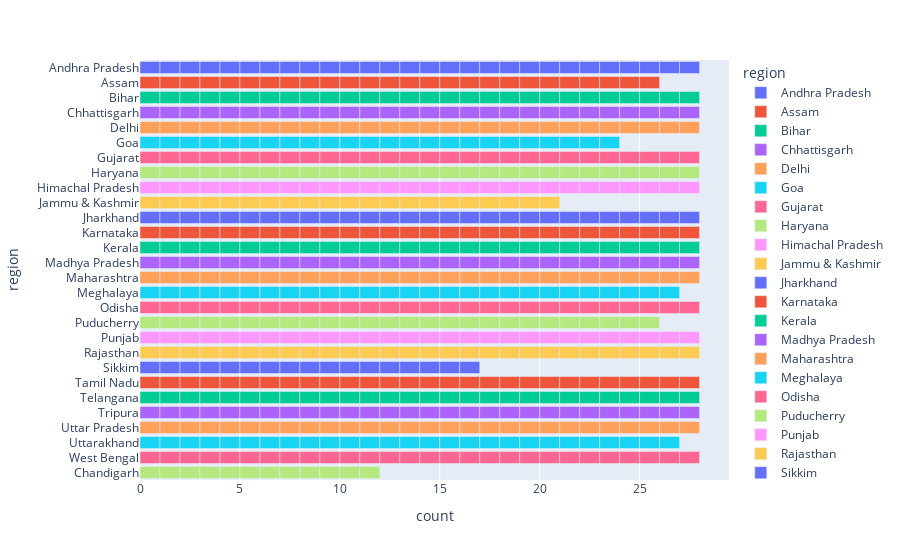

The notebook cell saved with this chart:
### Code cell
fig = px.bar(df,y='region',color='region')

fig.show()

### Figure 1 — Plotly figure (JSON) as saved in the notebook; plotly's stock layout.template omitted (floating-point values rounded to 4 significant figures)
{"data": [{"alignmentgroup": "True", "hovertemplate": "region=%{y}<br>count=%{x}<extra></extra>", "legendgroup": "Andhra Pradesh", "marker": {"color": "#636efa", "pattern": {"shape": ""}}, "name": "Andhra Pradesh", "offsetgroup": "Andhra Pradesh", "orientation": "h", "showlegend": true, "textposition": "auto", "type": "bar", "x": [1, 1, 1, 1, 1, 1, 1, 1, 1, 1, 1, 1, 1, 1, 1, 1, 1, 1, 1, 1, 1, 1, 1, 1, 1, 1, 1, 1], "xaxis": "x", "y": ["Andhra Pradesh", "Andhra Pradesh", "Andhra Pradesh", "Andhra Pradesh", "Andhra Pradesh", "Andhra Pradesh", "Andhra Pradesh", "Andhra Pradesh", "Andhra Pradesh", "Andhra Pradesh", "Andhra Pradesh", "Andhra Pradesh", "Andhra Pradesh", "Andhra Pradesh", "Andhra Pradesh", "Andhra Pradesh", "Andhra Pradesh", "Andhra Pradesh", "Andhra Pradesh", "Andhra Pradesh", "Andhra Pradesh", "Andhra Pradesh", "Andhra Pradesh", "Andhra Pradesh", "Andhra Pradesh", "Andhra Pradesh", "Andhra Pradesh", "Andhra Pradesh"], "yaxis": "y"}, {"alignmentgroup": "True", "hovertemplate": "region=%{y}<br>count=%{x}<extra></extra>", "legendgroup": "Assam", "marker": {"color": "#EF553B", "pattern": {"shape": ""}}, "name": "Assam", "offsetgroup": "Assam", "orientation": "h", "showlegend": true, "textposition": "auto", "type": "bar", "x": [1, 1, 1, 1, 1, 1, 1, 1, 1, 1, 1, 1, 1, 1, 1, 1, 1, 1, 1, 1, 1, 1, 1, 1, 1, 1], "xaxis": "x", "y": ["Assam", "Assam", "Assam", "Assam", "Assam", "Assam", "Assam", "Assam", "Assam", "Assam", "Assam", "Assam", "Assam", "Assam", "Assam", "Assam", "Assam", "Assam", "Assam", "Assam", "Assam", "Assam", "Assam", "Assam", "Assam", "Assam"], "yaxis": "y"}, {"alignmentgroup": "True", "hovertemplate": "region=%{y}<br>count=%{x}<extra></extra>", "legendgroup": "Bihar", "marker": {"color": "#00cc96", "pattern": {"shape": ""}}, "name": "Bihar", "offsetgroup": "Bihar", "orientation": "h", "showlegend": true, "textposition": "auto", "type": "bar", "x": [1, 1, 1, 1, 1, 1, 1, 1, 1, 1, 1, 1, 1, 1, 1, 1, 1, 1, 1, 1, 1, 1, 1, 1, 1, 1, 1, 1], "xaxis": "x", "y": ["Bihar", "Bihar", "Bihar", "Bihar", "Bihar", "Bihar", "Bihar", "Bihar", "Bihar", "Bihar", "Bihar", "Bihar", "Bihar", "Bihar", "Bihar", "Bihar", "Bihar", "Bihar", "Bihar", "Bihar", "Bihar", "Bihar", "Bihar", "Bihar", "Bihar", "Bihar", "Bihar", "Bihar"], "yaxis": "y"}, {"alignmentgroup": "True", "hovertemplate": "region=%{y}<br>count=%{x}<extra></extra>", "legendgroup": "Chhattisgarh", "marker": {"color": "#ab63fa", "pattern": {"shape": ""}}, "name": "Chhattisgarh", "offsetgroup": "Chhattisgarh", "orientation": "h", "showlegend": true, "textposition": "auto", "type": "bar", "x": [1, 1, 1, 1, 1, 1, 1, 1, 1, 1, 1, 1, 1, 1, 1, 1, 1, 1, 1, 1, 1, 1, 1, 1, 1, 1, 1, 1], "xaxis": "x", "y": ["Chhattisgarh", "Chhattisgarh", "Chhattisgarh", "Chhattisgarh", "Chhattisgarh", "Chhattisgarh", "Chhattisgarh", "Chhattisgarh", "Chhattisgarh", "Chhattisgarh", "Chhattisgarh", "Chhattisgarh", "Chhattisgarh", "Chhattisgarh", "Chhattisgarh", "Chhattisgarh", "Chhattisgarh", "Chhattisgarh", "Chhattisgarh", "Chhattisgarh", "Chhattisgarh", "Chhattisgarh", "Chhattisgarh", "Chhattisgarh", "Chhattisgarh", "Chhattisgarh", "Chhattisgarh", "Chhattisgarh"], "yaxis": "y"}, {"alignmentgroup": "True", "hovertemplate": "region=%{y}<br>count=%{x}<extra></extra>", "legendgroup": "Delhi", "marker": {"color": "#FFA15A", "pattern": {"shape": ""}}, "name": "Delhi", "offsetgroup": "Delhi", "orientation": "h", "showlegend": true, "textposition": "auto", "type": "bar", "x": [1, 1, 1, 1, 1, 1, 1, 1, 1, 1, 1, 1, 1, 1, 1, 1, 1, 1, 1, 1, 1, 1, 1, 1, 1, 1, 1, 1], "xaxis": "x", "y": ["Delhi", "Delhi", "Delhi", "Delhi", "Delhi", "Delhi", "Delhi", "Delhi", "Delhi", "Delhi", "Delhi", "Delhi", "Delhi", "Delhi", "Delhi", "Delhi", "Delhi", "Delhi", "Delhi", "Delhi", "Delhi", "Delhi", "Delhi", "Delhi", "Delhi", "Delhi", "Delhi", "Delhi"], "yaxis": "y"}, {"alignmentgroup": "True", "hovertemplate": "region=%{y}<br>count=%{x}<extra></extra>", "legendgroup": "Goa", "marker": {"color": "#19d3f3", "pattern": {"shape": ""}}, "name": "Goa", "offsetgroup": "Goa", "orientation": "h", "showlegend": true, "textposition": "auto", "type": "bar", "x": [1, 1, 1, 1, 1, 1, 1, 1, 1, 1, 1, 1, 1, 1, 1, 1, 1, 1, 1, 1, 1, 1, 1, 1], "xaxis": "x", "y": ["Goa", "Goa", "Goa", "Goa", "Goa", "Goa", "Goa", "Goa", "Goa", "Goa", "Goa", "Goa", "Goa", "Goa", "Goa", "Goa", "Goa", "Goa", "Goa", "Goa", "Goa", "Goa", "Goa", "Goa"], "yaxis": "y"}, {"alignmentgroup": "True", "hovertemplate": "region=%{y}<br>count=%{x}<extra></extra>", "legendgroup": "Gujarat", "marker": {"color": "#FF6692", "pattern": {"shape": ""}}, "name": "Gujarat", "offsetgroup": "Gujarat", "orientation": "h", "showlegend": true, "textposition": "auto", "type": "bar", "x": [1, 1, 1, 1, 1, 1, 1, 1, 1, 1, 1, 1, 1, 1, 1, 1, 1, 1, 1, 1, 1, 1, 1, 1, 1, 1, 1, 1], "xaxis": "x", "y": ["Gujarat", "Gujarat", "Gujarat", "Gujarat", "Gujarat", "Gujarat", "Gujarat", "Gujarat", "Gujarat", "Gujarat", "Gujarat", "Gujarat", "Gujarat", "Gujarat", "Gujarat", "Gujarat", "Gujarat", "Gujarat", "Gujarat", "Gujarat", "Gujarat", "Gujarat", "Gujarat", "Gujarat", "Gujarat", "Gujarat", "Gujarat", "Gujarat"], "yaxis": "y"}, {"alignmentgroup": "True", "hovertemplate": "region=%{y}<br>count=%{x}<extra></extra>", "legendgroup": "Haryana", "marker": {"color": "#B6E880", "pattern": {"shape": ""}}, "name": "Haryana", "offsetgroup": "Haryana", "orientation": "h", "showlegend": true, "textposition": "auto", "type": "bar", "x": [1, 1, 1, 1, 1, 1, 1, 1, 1, 1, 1, 1, 1, 1, 1, 1, 1, 1, 1, 1, 1, 1, 1, 1, 1, 1, 1, 1], "xaxis": "x", "y": ["Haryana", "Haryana", "Haryana", "Haryana", "Haryana", "Haryana", "Haryana", "Haryana", "Haryana", "Haryana", "Haryana", "Haryana", "Haryana", "Haryana", "Haryana", "Haryana", "Haryana", "Haryana", "Haryana", "Haryana", "Haryana", "Haryana", "Haryana", "Haryana", "Haryana", "Haryana", "Haryana", "Haryana"], "yaxis": "y"}, {"alignmentgroup": "True", "hovertemplate": "region=%{y}<br>count=%{x}<extra></extra>", "legendgroup": "Himachal Pradesh", "marker": {"color": "#FF97FF", "pattern": {"shape": ""}}, "name": "Himachal Pradesh", "offsetgroup": "Himachal Pradesh", "orientation": "h", "showlegend": true, "textposition": "auto", "type": "bar", "x": [1, 1, 1, 1, 1, 1, 1, 1, 1, 1, 1, 1, 1, 1, 1, 1, 1, 1, 1, 1, 1, 1, 1, 1, 1, 1, 1, 1], "xaxis": "x", "y": ["Himachal Pradesh", "Himachal Pradesh", "Himachal Pradesh", "Himachal Pradesh", "Himachal Pradesh", "Himachal Pradesh", "Himachal Pradesh", "Himachal Pradesh", "Himachal Pradesh", "Himachal Pradesh", "Himachal Pradesh", "Himachal Pradesh", "Himachal Pradesh", "Himachal Pradesh", "Himachal Pradesh", "Himachal Pradesh", "Himachal Pradesh", "Himachal Pradesh", "Himachal Pradesh", "Himachal Pradesh", "Himachal Pradesh", "Himachal Pradesh", "Himachal Pradesh", "Himachal Pradesh", "Himachal Pradesh", "Himachal Pradesh", "Himachal Pradesh", "Himachal Pradesh"], "yaxis": "y"}, {"alignmentgroup": "True", "hovertemplate": "region=%{y}<br>count=%{x}<extra></extra>", "legendgroup": "Jammu & Kashmir", "marker": {"color": "#FECB52", "pattern": {"shape": ""}}, "name": "Jammu & Kashmir", "offsetgroup": "Jammu & Kashmir", "orientation": "h", "showlegend": true, "textposition": "auto", "type": "bar", "x": [1, 1, 1, 1, 1, 1, 1, 1, 1, 1, 1, 1, 1, 1, 1, 1, 1, 1, 1, 1, 1], "xaxis": "x", "y": ["Jammu & Kashmir", "Jammu & Kashmir", "Jammu & Kashmir", "Jammu & Kashmir", "Jammu & Kashmir", "Jammu & Kashmir", "Jammu & Kashmir", "Jammu & Kashmir", "Jammu & Kashmir", "Jammu & Kashmir", "Jammu & Kashmir", "Jammu & Kashmir", "Jammu & Kashmir", "Jammu & Kashmir", "Jammu & Kashmir", "Jammu & Kashmir", "Jammu & Kashmir", "Jammu & Kashmir", "Jammu & Kashmir", "Jammu & Kashmir", "Jammu & Kashmir"], "yaxis": "y"}, {"alignmentgroup": "True", "hovertemplate": "region=%{y}<br>count=%{x}<extra></extra>", "legendgroup": "Jharkhand", "marker": {"color": "#636efa", "pattern": {"shape": ""}}, "name": "Jharkhand", "offsetgroup": "Jharkhand", "orientation": "h", "showlegend": true, "textposition": "auto", "type": "bar", "x": [1, 1, 1, 1, 1, 1, 1, 1, 1, 1, 1, 1, 1, 1, 1, 1, 1, 1, 1, 1, 1, 1, 1, 1, 1, 1, 1, 1], "xaxis": "x", "y": ["Jharkhand", "Jharkhand", "Jharkhand", "Jharkhand", "Jharkhand", "Jharkhand", "Jharkhand", "Jharkhand", "Jharkhand", "Jharkhand", "Jharkhand", "Jharkhand", "Jharkhand", "Jharkhand", "Jharkhand", "Jharkhand", "Jharkhand", "Jharkhand", "Jharkhand", "Jharkhand", "Jharkhand", "Jharkhand", "Jharkhand", "Jharkhand", "Jharkhand", "Jharkhand", "Jharkhand", "Jharkhand"], "yaxis": "y"}, {"alignmentgroup": "True", "hovertemplate": "region=%{y}<br>count=%{x}<extra></extra>", "legendgroup": "Karnataka", "marker": {"color": "#EF553B", "pattern": {"shape": ""}}, "name": "Karnataka", "offsetgroup": "Karnataka", "orientation": "h", "showlegend": true, "textposition": "auto", "type": "bar", "x": [1, 1, 1, 1, 1, 1, 1, 1, 1, 1, 1, 1, 1, 1, 1, 1, 1, 1, 1, 1, 1, 1, 1, 1, 1, 1, 1, 1], "xaxis": "x", "y": ["Karnataka", "Karnataka", "Karnataka", "Karnataka", "Karnataka", "Karnataka", "Karnataka", "Karnataka", "Karnataka", "Karnataka", "Karnataka", "Karnataka", "Karnataka", "Karnataka", "Karnataka", "Karnataka", "Karnataka", "Karnataka", "Karnataka", "Karnataka", "Karnataka", "Karnataka", "Karnataka", "Karnataka", "Karnataka", "Karnataka", "Karnataka", "Karnataka"], "yaxis": "y"}, {"alignmentgroup": "True", "hovertemplate": "region=%{y}<br>count=%{x}<extra></extra>", "legendgroup": "Kerala", "marker": {"color": "#00cc96", "pattern": {"shape": ""}}, "name": "Kerala", "offsetgroup": "Kerala", "orientation": "h", "showlegend": true, "textposition": "auto", "type": "bar", "x": [1, 1, 1, 1, 1, 1, 1, 1, 1, 1, 1, 1, 1, 1, 1, 1, 1, 1, 1, 1, 1, 1, 1, 1, 1, 1, 1, 1], "xaxis": "x", "y": ["Kerala", "Kerala", "Kerala", "Kerala", "Kerala", "Kerala", "Kerala", "Kerala", "Kerala", "Kerala", "Kerala", "Kerala", "Kerala", "Kerala", "Kerala", "Kerala", "Kerala", "Kerala", "Kerala", "Kerala", "Kerala", "Kerala", "Kerala", "Kerala", "Kerala", "Kerala", "Kerala", "Kerala"], "yaxis": "y"}, {"alignmentgroup": "True", "hovertemplate": "region=%{y}<br>count=%{x}<extra></extra>", "legendgroup": "Madhya Pradesh", "marker": {"color": "#ab63fa", "pattern": {"shape": ""}}, "name": "Madhya Pradesh", "offsetgroup": "Madhya Pradesh", "orientation": "h", "showlegend": true, "textposition": "auto", "type": "bar", "x": [1, 1, 1, 1, 1, 1, 1, 1, 1, 1, 1, 1, 1, 1, 1, 1, 1, 1, 1, 1, 1, 1, 1, 1, 1, 1, 1, 1], "xaxis": "x", "y": ["Madhya Pradesh", "Madhya Pradesh", "Madhya Pradesh", "Madhya Pradesh", "Madhya Pradesh", "Madhya Pradesh", "Madhya Pradesh", "Madhya Pradesh", "Madhya Pradesh", "Madhya Pradesh", "Madhya Pradesh", "Madhya Pradesh", "Madhya Pradesh", "Madhya Pradesh", "Madhya Pradesh", "Madhya Pradesh", "Madhya Pradesh", "Madhya Pradesh", "Madhya Pradesh", "Madhya Pradesh", "Madhya Pradesh", "Madhya Pradesh", "Madhya Pradesh", "Madhya Pradesh", "Madhya Pradesh", "Madhya Pradesh", "Madhya Pradesh", "Madhya Pradesh"], "yaxis": "y"}, {"alignmentgroup": "True", "hovertemplate": "region=%{y}<br>count=%{x}<extra></extra>", "legendgroup": "Maharashtra", "marker": {"color": "#FFA15A", "pattern": {"shape": ""}}, "name": "Maharashtra", "offsetgroup": "Maharashtra", "orientation": "h", "showlegend": true, "textposition": "auto", "type": "bar", "x": [1, 1, 1, 1, 1, 1, 1, 1, 1, 1, 1, 1, 1, 1, 1, 1, 1, 1, 1, 1, 1, 1, 1, 1, 1, 1, 1, 1], "xaxis": "x", "y": ["Maharashtra", "Maharashtra", "Maharashtra", "Maharashtra", "Maharashtra", "Maharashtra", "Maharashtra", "Maharashtra", "Maharashtra", "Maharashtra", "Maharashtra", "Maharashtra", "Maharashtra", "Maharashtra", "Maharashtra", "Maharashtra", "Maharashtra", "Maharashtra", "Maharashtra", "Maharashtra", "Maharashtra", "Maharashtra", "Maharashtra", "Maharashtra", "Maharashtra", "Maharashtra", "Maharashtra", "Maharashtra"], "yaxis": "y"}, {"alignmentgroup": "True", "hovertemplate": "region=%{y}<br>count=%{x}<extra></extra>", "legendgroup": "Meghalaya", "marker": {"color": "#19d3f3", "pattern": {"shape": ""}}, "name": "Meghalaya", "offsetgroup": "Meghalaya", "orientation": "h", "showlegend": true, "textposition": "auto", "type": "bar", "x": [1, 1, 1, 1, 1, 1, 1, 1, 1, 1, 1, 1, 1, 1, 1, 1, 1, 1, 1, 1, 1, 1, 1, 1, 1, 1, 1], "xaxis": "x", "y": ["Meghalaya", "Meghalaya", "Meghalaya", "Meghalaya", "Meghalaya", "Meghalaya", "Meghalaya", "Meghalaya", "Meghalaya", "Meghalaya", "Meghalaya", "Meghalaya", "Meghalaya", "Meghalaya", "Meghalaya", "Meghalaya", "Meghalaya", "Meghalaya", "Meghalaya", "Meghalaya", "Meghalaya", "Meghalaya", "Meghalaya", "Meghalaya", "Meghalaya", "Meghalaya", "Meghalaya"], "yaxis": "y"}, {"alignmentgroup": "True", "hovertemplate": "region=%{y}<br>count=%{x}<extra></extra>", "legendgroup": "Odisha", "marker": {"color": "#FF6692", "pattern": {"shape": ""}}, "name": "Odisha", "offsetgroup": "Odisha", "orientation": "h", "showlegend": true, "textposition": "auto", "type": "bar", "x": [1, 1, 1, 1, 1, 1, 1, 1, 1, 1, 1, 1, 1, 1, 1, 1, 1, 1, 1, 1, 1, 1, 1, 1, 1, 1, 1, 1], "xaxis": "x", "y": ["Odisha", "Odisha", "Odisha", "Odisha", "Odisha", "Odisha", "Odisha", "Odisha", "Odisha", "Odisha", "Odisha", "Odisha", "Odisha", "Odisha", "Odisha", "Odisha", "Odisha", "Odisha", "Odisha", "Odisha", "Odisha", "Odisha", "Odisha", "Odisha", "Odisha", "Odisha", "Odisha", "Odisha"], "yaxis": "y"}, {"alignmentgroup": "True", "hovertemplate": "region=%{y}<br>count=%{x}<extra></extra>", "legendgroup": "Puducherry", "marker": {"color": "#B6E880", "pattern": {"shape": ""}}, "name": "Puducherry", "offsetgroup": "Puducherry", "orientation": "h", "showlegend": true, "textposition": "auto", "type": "bar", "x": [1, 1, 1, 1, 1, 1, 1, 1, 1, 1, 1, 1, 1, 1, 1, 1, 1, 1, 1, 1, 1, 1, 1, 1, 1, 1], "xaxis": "x", "y": ["Puducherry", "Puducherry", "Puducherry", "Puducherry", "Puducherry", "Puducherry", "Puducherry", "Puducherry", "Puducherry", "Puducherry", "Puducherry", "Puducherry", "Puducherry", "Puducherry", "Puducherry", "Puducherry", "Puducherry", "Puducherry", "Puducherry", "Puducherry", "Puducherry", "Puducherry", "Puducherry", "Puducherry", "Puducherry", "Puducherry"], "yaxis": "y"}, {"alignmentgroup": "True", "hovertemplate": "region=%{y}<br>count=%{x}<extra></extra>", "legendgroup": "Punjab", "marker": {"color": "#FF97FF", "pattern": {"shape": ""}}, "name": "Punjab", "offsetgroup": "Punjab", "orientation": "h", "showlegend": true, "textposition": "auto", "type": "bar", "x": [1, 1, 1, 1, 1, 1, 1, 1, 1, 1, 1, 1, 1, 1, 1, 1, 1, 1, 1, 1, 1, 1, 1, 1, 1, 1, 1, 1], "xaxis": "x", "y": ["Punjab", "Punjab", "Punjab", "Punjab", "Punjab", "Punjab", "Punjab", "Punjab", "Punjab", "Punjab", "Punjab", "Punjab", "Punjab", "Punjab", "Punjab", "Punjab", "Punjab", "Punjab", "Punjab", "Punjab", "Punjab", "Punjab", "Punjab", "Punjab", "Punjab", "Punjab", "Punjab", "Punjab"], "yaxis": "y"}, {"alignmentgroup": "True", "hovertemplate": "region=%{y}<br>count=%{x}<extra></extra>", "legendgroup": "Rajasthan", "marker": {"color": "#FECB52", "pattern": {"shape": ""}}, "name": "Rajasthan", "offsetgroup": "Rajasthan", "orientation": "h", "showlegend": true, "textposition": "auto", "type": "bar", "x": [1, 1, 1, 1, 1, 1, 1, 1, 1, 1, 1, 1, 1, 1, 1, 1, 1, 1, 1, 1, 1, 1, 1, 1, 1, 1, 1, 1], "xaxis": "x", "y": ["Rajasthan", "Rajasthan", "Rajasthan", "Rajasthan", "Rajasthan", "Rajasthan", "Rajasthan", "Rajasthan", "Rajasthan", "Rajasthan", "Rajasthan", "Rajasthan", "Rajasthan", "Rajasthan", "Rajasthan", "Rajasthan", "Rajasthan", "Rajasthan", "Rajasthan", "Rajasthan", "Rajasthan", "Rajasthan", "Rajasthan", "Rajasthan", "Rajasthan", "Rajasthan", "Rajasthan", "Rajasthan"], "yaxis": "y"}, {"alignmentgroup": "True", "hovertemplate": "region=%{y}<br>count=%{x}<extra></extra>", "legendgroup": "Sikkim", "marker": {"color": "#636efa", "pattern": {"shape": ""}}, "name": "Sikkim", "offsetgroup": "Sikkim", "orientation": "h", "showlegend": true, "textposition": "auto", "type": "bar", "x": [1, 1, 1, 1, 1, 1, 1, 1, 1, 1, 1, 1, 1, 1, 1, 1, 1], "xaxis": "x", "y": ["Sikkim", "Sikkim", "Sikkim", "Sikkim", "Sikkim", "Sikkim", "Sikkim", "Sikkim", "Sikkim", "Sikkim", "Sikkim", "Sikkim", "Sikkim", "Sikkim", "Sikkim", "Sikkim", "Sikkim"], "yaxis": "y"}, {"alignmentgroup": "True", "hovertemplate": "region=%{y}<br>count=%{x}<extra></extra>", "legendgroup": "Tamil Nadu", "marker": {"color": "#EF553B", "pattern": {"shape": ""}}, "name": "Tamil Nadu", "offsetgroup": "Tamil Nadu", "orientation": "h", "showlegend": true, "textposition": "auto", "type": "bar", "x": [1, 1, 1, 1, 1, 1, 1, 1, 1, 1, 1, 1, 1, 1, 1, 1, 1, 1, 1, 1, 1, 1, 1, 1, 1, 1, 1, 1], "xaxis": "x", "y": ["Tamil Nadu", "Tamil Nadu", "Tamil Nadu", "Tamil Nadu", "Tamil Nadu", "Tamil Nadu", "Tamil Nadu", "Tamil Nadu", "Tamil Nadu", "Tamil Nadu", "Tamil Nadu", "Tamil Nadu", "Tamil Nadu", "Tamil Nadu", "Tamil Nadu", "Tamil Nadu", "Tamil Nadu", "Tamil Nadu", "Tamil Nadu", "Tamil Nadu", "Tamil Nadu", "Tamil Nadu", "Tamil Nadu", "Tamil Nadu", "Tamil Nadu", "Tamil Nadu", "Tamil Nadu", "Tamil Nadu"], "yaxis": "y"}, {"alignmentgroup": "True", "hovertemplate": "region=%{y}<br>count=%{x}<extra></extra>", "legendgroup": "Telangana", "marker": {"color": "#00cc96", "pattern": {"shape": ""}}, "name": "Telangana", "offsetgroup": "Telangana", "orientation": "h", "showlegend": true, "textposition": "auto", "type": "bar", "x": [1, 1, 1, 1, 1, 1, 1, 1, 1, 1, 1, 1, 1, 1, 1, 1, 1, 1, 1, 1, 1, 1, 1, 1, 1, 1, 1, 1], "xaxis": "x", "y": ["Telangana", "Telangana", "Telangana", "Telangana", "Telangana", "Telangana", "Telangana", "Telangana", "Telangana", "Telangana", "Telangana", "Telangana", "Telangana", "Telangana", "Telangana", "Telangana", "Telangana", "Telangana", "Telangana", "Telangana", "Telangana", "Telangana", "Telangana", "Telangana", "Telangana", "Telangana", "Telangana", "Telangana"], "yaxis": "y"}, {"alignmentgroup": "True", "hovertemplate": "region=%{y}<br>count=%{x}<extra></extra>", "legendgroup": "Tripura", "marker": {"color": "#ab63fa", "pattern": {"shape": ""}}, "name": "Tripura", "offsetgroup": "Tripura", "orientation": "h", "showlegend": true, "textposition": "auto", "type": "bar", "x": [1, 1, 1, 1, 1, 1, 1, 1, 1, 1, 1, 1, 1, 1, 1, 1, 1, 1, 1, 1, 1, 1, 1, 1, 1, 1, 1, 1], "xaxis": "x", "y": ["Tripura", "Tripura", "Tripura", "Tripura", "Tripura", "Tripura", "Tripura", "Tripura", "Tripura", "Tripura", "Tripura", "Tripura", "Tripura", "Tripura", "Tripura", "Tripura", "Tripura", "Tripura", "Tripura", "Tripura", "Tripura", "Tripura", "Tripura", "Tripura", "Tripura", "Tripura", "Tripura", "Tripura"], "yaxis": "y"}, {"alignmentgroup": "True", "hovertemplate": "region=%{y}<br>count=%{x}<extra></extra>", "legendgroup": "Uttar Pradesh", "marker": {"color": "#FFA15A", "pattern": {"shape": ""}}, "name": "Uttar Pradesh", "offsetgroup": "Uttar Pradesh", "orientation": "h", "showlegend": true, "textposition": "auto", "type": "bar", "x": [1, 1, 1, 1, 1, 1, 1, 1, 1, 1, 1, 1, 1, 1, 1, 1, 1, 1, 1, 1, 1, 1, 1, 1, 1, 1, 1, 1], "xaxis": "x", "y": ["Uttar Pradesh", "Uttar Pradesh", "Uttar Pradesh", "Uttar Pradesh", "Uttar Pradesh", "Uttar Pradesh", "Uttar Pradesh", "Uttar Pradesh", "Uttar Pradesh", "Uttar Pradesh", "Uttar Pradesh", "Uttar Pradesh", "Uttar Pradesh", "Uttar Pradesh", "Uttar Pradesh", "Uttar Pradesh", "Uttar Pradesh", "Uttar Pradesh", "Uttar Pradesh", "Uttar Pradesh", "Uttar Pradesh", "Uttar Pradesh", "Uttar Pradesh", "Uttar Pradesh", "Uttar Pradesh", "Uttar Pradesh", "Uttar Pradesh", "Uttar Pradesh"], "yaxis": "y"}, {"alignmentgroup": "True", "hovertemplate": "region=%{y}<br>count=%{x}<extra></extra>", "legendgroup": "Uttarakhand", "marker": {"color": "#19d3f3", "pattern": {"shape": ""}}, "name": "Uttarakhand", "offsetgroup": "Uttarakhand", "orientation": "h", "showlegend": true, "textposition": "auto", "type": "bar", "x": [1, 1, 1, 1, 1, 1, 1, 1, 1, 1, 1, 1, 1, 1, 1, 1, 1, 1, 1, 1, 1, 1, 1, 1, 1, 1, 1], "xaxis": "x", "y": ["Uttarakhand", "Uttarakhand", "Uttarakhand", "Uttarakhand", "Uttarakhand", "Uttarakhand", "Uttarakhand", "Uttarakhand", "Uttarakhand", "Uttarakhand", "Uttarakhand", "Uttarakhand", "Uttarakhand", "Uttarakhand", "Uttarakhand", "Uttarakhand", "Uttarakhand", "Uttarakhand", "Uttarakhand", "Uttarakhand", "Uttarakhand", "Uttarakhand", "Uttarakhand", "Uttarakhand", "Uttarakhand", "Uttarakhand", "Uttarakhand"], "yaxis": "y"}, {"alignmentgroup": "True", "hovertemplate": "region=%{y}<br>count=%{x}<extra></extra>", "legendgroup": "West Bengal", "marker": {"color": "#FF6692", "pattern": {"shape": ""}}, "name": "West Bengal", "offsetgroup": "West Bengal", "orientation": "h", "showlegend": true, "textposition": "auto", "type": "bar", "x": [1, 1, 1, 1, 1, 1, 1, 1, 1, 1, 1, 1, 1, 1, 1, 1, 1, 1, 1, 1, 1, 1, 1, 1, 1, 1, 1, 1], "xaxis": "x", "y": ["West Bengal", "West Bengal", "West Bengal", "West Bengal", "West Bengal", "West Bengal", "West Bengal", "West Bengal", "West Bengal", "West Bengal", "West Bengal", "West Bengal", "West Bengal", "West Bengal", "West Bengal", "West Bengal", "West Bengal", "West Bengal", "West Bengal", "West Bengal", "West Bengal", "West Bengal", "West Bengal", "West Bengal", "West Bengal", "West Bengal", "West Bengal", "West Bengal"], "yaxis": "y"}, {"alignmentgroup": "True", "hovertemplate": "region=%{y}<br>count=%{x}<extra></extra>", "legendgroup": "Chandigarh", "marker": {"color": "#B6E880", "pattern": {"shape": ""}}, "name": "Chandigarh", "offsetgroup": "Chandigarh", "orientation": "h", "showlegend": true, "textposition": "auto", "type": "bar", "x": [1, 1, 1, 1, 1, 1, 1, 1, 1, 1, 1, 1], "xaxis": "x", "y": ["Chandigarh", "Chandigarh", "Chandigarh", "Chandigarh", "Chandigarh", "Chandigarh", "Chandigarh", "Chandigarh", "Chandigarh", "Chandigarh", "Chandigarh", "Chandigarh"], "yaxis": "y"}], "layout": {"autosize": true, "barmode": "relative", "legend": {"title": {"text": "region"}, "tracegroupgap": 0}, "margin": {"t": 60}, "xaxis": {"anchor": "y", "autorange": true, "domain": [0, 1], "range": [0, 29.47], "title": {"text": "count"}, "type": "linear"}, "yaxis": {"anchor": "x", "autorange": true, "categoryarray": ["Chandigarh", "West Bengal", "Uttarakhand", "Uttar Pradesh", "Tripura", "Telangana", "Tamil Nadu", "Sikkim", "Rajasthan", "Punjab", "Puducherry", "Odisha", "Meghalaya", "Maharashtra", "Madhya Pradesh", "Kerala", "Karnataka", "Jharkhand", "Jammu & Kashmir", "Himachal Pradesh", "Haryana", "Gujarat", "Goa", "Delhi", "Chhattisgarh", "Bihar", "Assam", "Andhra Pradesh"], "categoryorder": "array", "domain": [0, 1], "range": [-0.5, 27.5], "title": {"text": "region"}, "type": "category"}}}
